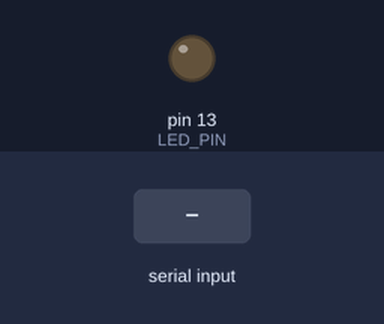
The sketch below on a simulated Arduino Uno, built with avr-gcc and run on an emulated ATmega328P. On the bench: output pins drawn as LEDs (lit = HIGH). The test bench sets the inputs (shaded band).

Above: at 1.2 s.
1.3 s: byte 30 received over Serial
At 1.8 s:
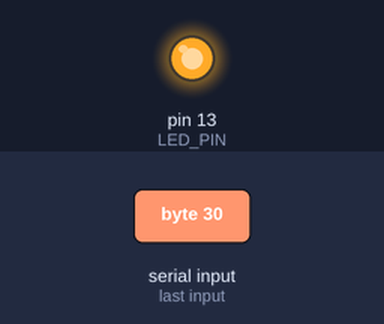
Timing chart, 0 to 4.3 s (numbered marks = the images above; inputs shaded):
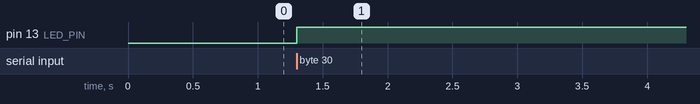

The sketch:

HardwareSerial_receive.ino
```cpp
#define LED_PIN 13

int val;

void setup() {
  Serial.begin(115200);
  pinMode(LED_PIN, OUTPUT);
}

void loop() {
  if (Serial.available()) {
    val = Serial.read();
    if (val) digitalWrite(LED_PIN, HIGH);
    else digitalWrite(LED_PIN, LOW);
  }
}
```

Measured:
- after the input at 1.3 s, pin 13 (LED_PIN): LOW → HIGH at once
